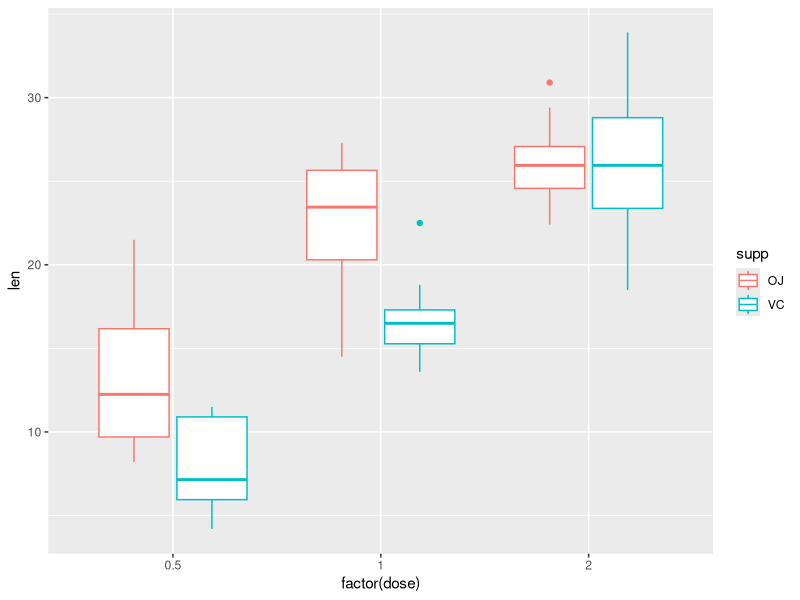

This figure's R source:
## ---- chunk 1
   suppressMessages(library(tidyverse))
   qplot(factor(dose), len, data=ToothGrowth, geom="boxplot", colour=supp)
